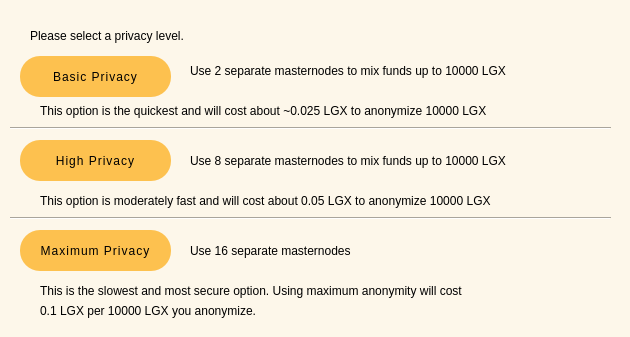
<?xml version="1.0" encoding="UTF-8"?>
<ui version="4.0">
 <class>CoinMixingConfig</class>
 <widget class="QDialog" name="CoinMixingConfig">
  <property name="geometry">
   <rect>
    <x>0</x>
    <y>0</y>
    <width>630</width>
    <height>337</height>
   </rect>
  </property>
  <property name="windowTitle">
   <string>Configure CoinMixing</string>
  </property>
  <property name="styleSheet">
   <string notr="true">background: #fdf7ea;</string>
  </property>
  <widget class="QPushButton" name="buttonBasic">
   <property name="geometry">
    <rect>
     <x>20</x>
     <y>56</y>
     <width>151</width>
     <height>41</height>
    </rect>
   </property>
   <property name="styleSheet">
    <string notr="true">QPushButton {
  background-color: #fdc14f;
  padding: 0.85em 2em;
  letter-spacing: 1px;
  color: #000000;
  font-size: 12px;
  border-radius: 20px;
}
QPushButton:hover {
  background-color: #fb9803;
}
QPushButton:focus {
  border: none;
  outline: none;
}
QPushButton:pressed {
  border: 1px solid #ff7300;
}

QPushButton:disabled {
  border: 1px solid #aaaaaa;
  background-color: #bbbbbb;
}</string>
   </property>
   <property name="text">
    <string>Basic Privacy</string>
   </property>
  </widget>
  <widget class="QPushButton" name="buttonHigh">
   <property name="geometry">
    <rect>
     <x>20</x>
     <y>140</y>
     <width>151</width>
     <height>41</height>
    </rect>
   </property>
   <property name="styleSheet">
    <string notr="true">QPushButton {
  background-color: #fdc14f;
  padding: 0.85em 2em;
  letter-spacing: 1px;
  color: #000000;
  font-size: 12px;
  border-radius: 20px;
}
QPushButton:hover {
  background-color: #fb9803;
}
QPushButton:focus {
  border: none;
  outline: none;
}
QPushButton:pressed {
  border: 1px solid #ff7300;
}

QPushButton:disabled {
  border: 1px solid #aaaaaa;
  background-color: #bbbbbb;
}</string>
   </property>
   <property name="text">
    <string>High Privacy</string>
   </property>
  </widget>
  <widget class="QPushButton" name="buttonMax">
   <property name="geometry">
    <rect>
     <x>20</x>
     <y>230</y>
     <width>151</width>
     <height>41</height>
    </rect>
   </property>
   <property name="styleSheet">
    <string notr="true">QPushButton {
  background-color: #fdc14f;
  padding: 0.85em 2em;
  letter-spacing: 1px;
  color: #000000;
  font-size: 12px;
  border-radius: 20px;
}
QPushButton:hover {
  background-color: #fb9803;
}
QPushButton:focus {
  border: none;
  outline: none;
}
QPushButton:pressed {
  border: 1px solid #ff7300;
}

QPushButton:disabled {
  border: 1px solid #aaaaaa;
  background-color: #bbbbbb;
}</string>
   </property>
   <property name="text">
    <string>Maximum Privacy</string>
   </property>
  </widget>
  <widget class="QLabel" name="label">
   <property name="geometry">
    <rect>
     <x>30</x>
     <y>20</y>
     <width>571</width>
     <height>31</height>
    </rect>
   </property>
   <property name="text">
    <string>Please select a privacy level.</string>
   </property>
  </widget>
  <widget class="QLabel" name="label_2">
   <property name="geometry">
    <rect>
     <x>190</x>
     <y>60</y>
     <width>421</width>
     <height>21</height>
    </rect>
   </property>
   <property name="text">
    <string>Use 2 separate masternodes to mix funds up to 10000 LGX</string>
   </property>
  </widget>
  <widget class="QLabel" name="label_3">
   <property name="geometry">
    <rect>
     <x>190</x>
     <y>150</y>
     <width>411</width>
     <height>21</height>
    </rect>
   </property>
   <property name="text">
    <string>Use 8 separate masternodes to mix funds up to 10000 LGX</string>
   </property>
  </widget>
  <widget class="QLabel" name="label_4">
   <property name="geometry">
    <rect>
     <x>190</x>
     <y>240</y>
     <width>421</width>
     <height>21</height>
    </rect>
   </property>
   <property name="text">
    <string>Use 16 separate masternodes</string>
   </property>
  </widget>
  <widget class="QLabel" name="label_6">
   <property name="geometry">
    <rect>
     <x>40</x>
     <y>100</y>
     <width>561</width>
     <height>21</height>
    </rect>
   </property>
   <property name="text">
    <string>This option is the quickest and will cost about ~0.025 LGX to anonymize 10000 LGX</string>
   </property>
  </widget>
  <widget class="QLabel" name="label_7">
   <property name="geometry">
    <rect>
     <x>40</x>
     <y>190</y>
     <width>561</width>
     <height>21</height>
    </rect>
   </property>
   <property name="text">
    <string>This option is moderately fast and will cost about 0.05 LGX to anonymize 10000 LGX</string>
   </property>
  </widget>
  <widget class="QLabel" name="label_8">
   <property name="geometry">
    <rect>
     <x>40</x>
     <y>280</y>
     <width>561</width>
     <height>21</height>
    </rect>
   </property>
   <property name="text">
    <string>This is the slowest and most secure option. Using maximum anonymity will cost</string>
   </property>
  </widget>
  <widget class="QLabel" name="label_9">
   <property name="geometry">
    <rect>
     <x>40</x>
     <y>300</y>
     <width>561</width>
     <height>21</height>
    </rect>
   </property>
   <property name="text">
    <string>0.1 LGX per 10000 LGX you anonymize.</string>
   </property>
  </widget>
  <widget class="Line" name="line">
   <property name="geometry">
    <rect>
     <x>10</x>
     <y>120</y>
     <width>601</width>
     <height>16</height>
    </rect>
   </property>
   <property name="orientation">
    <enum>Qt::Horizontal</enum>
   </property>
  </widget>
  <widget class="Line" name="line_2">
   <property name="geometry">
    <rect>
     <x>10</x>
     <y>210</y>
     <width>601</width>
     <height>16</height>
    </rect>
   </property>
   <property name="orientation">
    <enum>Qt::Horizontal</enum>
   </property>
  </widget>
 </widget>
 <resources/>
 <connections/>
</ui>
